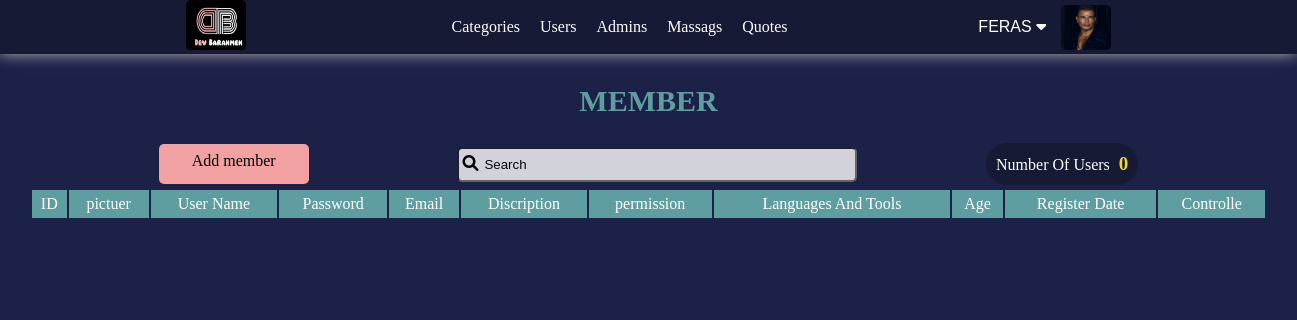
The page /admin/users.php (signed in) on the database as committed earlier.
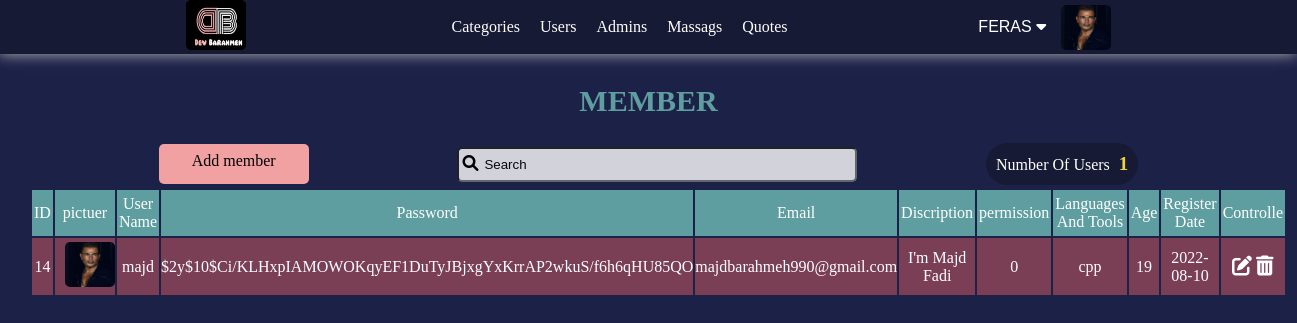
The same page on the database as committed later.
### tables this page shows
CREATE TABLE `users` (
  `IdUser` int(11) NOT NULL COMMENT 'Identify user number',
  `userName` char(255) NOT NULL,
  `password` varchar(255) NOT NULL,
  `email` varchar(255) NOT NULL,
  `fullName` varchar(255) NOT NULL,
  `aboutYou` varchar(255) NOT NULL,
  `langAndTools` varchar(255) NOT NULL,
  `permission` tinyint(11) NOT NULL,
  `age` tinyint(4) NOT NULL,
  `imageName` varchar(255) DEFAULT NULL,
  `dataRegister` date NOT NULL
);

### admin/init.php (called while the page is built, shortened)
<?php
    include("config.php");
    $tpl            = 'include/templates/';
    $css            = 'layout/backend.css';
    $commfilesCSS   = '../commonBetweenBackFront/css/';
    $commfilesImags =  '../commonBetweenBackFront/images/';
    $commfilesPHP   = '../commonBetweenBackFront/php/';
    include($commfilesPHP. 'functions.php');
    include($tpl . 'header.php');
    if (!function_exists('SetNav')) {
        function SetNav() {
            global $tpl;
            include($tpl . 'nav.php');
        }
    }

### admin/users.php (the view, shortened to what this page needs)
<?php
    include ('init.php');
    SetNav();
            ?>
            ?> <a href="dashbord.php" class="form-btn">Back</a> <?php
    function PrintDataUser() {
        $data = Queries::FromTable("*", 'users', "WHERE permission != 1");
        global $commfilesuploaded;
        foreach ($data as $info) {
            ?>
                <tr>
                    <td><?php echo $info['IdUser'] ?></td>
                    <td><?php Images::SetImg($commfilesuploaded. 'users/', $info['imageName'], 'profile-pictuer') ?></td>
                    <td><?php echo $info['userName'] ?></td>
                    <td class="long-text"><?php echo $info['password'] ?></td>
                    <td><?php echo $info['email'] ?></td>
                    <td><?php echo $info['aboutYou'] ?></td>
                    <td><?php echo $info['permission'] ?></td>
                    <td><?php echo $info['langAndTools'] ?></td>
                    <td><?php echo $info['age'] ?></td>
                    <td><?php echo $info['dataRegister'] ?></td>
                    <td>
                        <a href="users.php?actionMember=edit&IdUser=<?php echo $info['IdUser'] ?>" class="process-btn" data-hover="Edit"><i class="fa-solid fa-pen-to-square"></i></a>
                        <a href="users.php?actionMember=delete&IdUser=<?php echo $info['IdUser'] ?>" class="process-btn" data-hover="Delete" onclick="return Confirm()" ><i class="fa-solid fa-trash-can"></i></a>
                    </td>
                </tr>
            <?php
        }
    }
        ?>
        <?php
    function ShowUserStructuer() {
        ?>
            <h3 class="h-title">Member</h3>
            <div class="contanier-table">
                <div class="additions">
                    <a href="users.php?actionMember=add" class="form-btn add-member-in-users">Add member</a>
                    <div class="search">
                    <i class="fa-solid fa-magnifying-glass"></i>
                    <input type="search" value="Search" id="gsearch" name="gsearch">
                    </div>
                    <div class="number-users">
                        <span>Number Of Users</span> <span class="num"><?php echo  Queries::Counter("IdUser", 'users', "Where permission != 1") ?></span>
                    </div>
                </div>
                <table class="dashbord-show-users-table">
                    <thead>
                        <tr>
                            <td>ID</td>
                            <td>pictuer</td>
                            <td>User Name</td>
                            <td class="long-text">Password</td>
                            <td>Email</td>
                            <td>Discription</td>
                            <td>permission</td>
                            <td>Languages And Tools</td>
                            <td>Age</td>
                            <td>Register Date</td>
                            <td>Controlle</td>
                        </tr>
                    </thead>
                    <tbody>
                        <?php PrintDataUser() ?>
                    </tbody>
                </table>
            </div>
        <?php
    }
    function ControlledFunction() {
        switch (GetRequests::GetValueGet('actionMember')) {
            default:
                ShowUserStructuer();
                break;
        }
    }
    ControlledFunction();
    include ($tpl . 'footer.php');

### admin/include/templates/header.php (shortened to what this page needs)
<!DOCTYPE html>
<html lang="en">
    <head>
        <link rel="stylesheet" href="static\..\<?php echo $css ?>">
        <link rel="stylesheet" href="<?php echo $commfilesCSS?>navigationBar.css">
        <link rel="stylesheet" href="<?php echo  $commfilesCSS ?>globalEdit.css">
        <link rel="stylesheet" href="<?php echo  $commfilesCSS ?>all.min.css">
    </head>
    <body>

### admin/include/templates/nav.php (shortened to what this page needs)
<?php
    function NavStructer() {
        global $commfilesImags;
        global $commfilesuploaded;
        ?>
                <nav>
                    <div class="logo"><a href="dashbord.php"><img src="<?php echo $commfilesImags ?>logos/logo.jpg" alt="Logo"></a></div>
                    <div class="bar">
                        <ul>
                            <li><a href="#">Categories</a></li>
                            <li><a href="users.php">Users</a></li>
                            <li><a href="#">Admins</a></li>
                            <li><a href="#">Massags</a></li>
                            <li><a href="#">Quotes</a></li>
                        </ul>
                    </div>
                    <div class="options-user">
                        <?php Images::SetImg($commfilesuploaded.'users/', Images::GetNameImgFromDB('imageName', 'users', "Where IdUser = " .  Sessions::GetValueSessionDepKey('IdUser')), 'profile-pictuer') ?>
                        <div class="label-dropdown">
                            <div class="pull-right">
                                <div class="dropdown label-dropdown">
                                    <button onclick="myFunction()" class="dropbtn name-in-nav">
                                        <?php echo $_SESSION['adminName'] ?>  <i class="fa-solid fa-caret-down" aria-hidden="true"></i>
                                </div>
                            </div>
                        </div>
                    </div>
                </nav>
        <?php
    }
    NavStructer();

### commonBetweenBackFront/php/functions.php (shortened to what this page needs)
        ?> <div class="alert <?php echo $typeAlert?>"><?php echo $mass?></div> <?php
class Queries {
    public static function FromTable($filed='*', $table, $condition=NULL, $typeFetch = 'fetchAll', $ordered = null, $typeOrders = 'DESC', $limit = NULL) {
        global $db;
        if($ordered === null) {
            $stmt = $db->prepare("SELECT $filed FROM $table $condition $limit");
        }
        else
            $stmt = $db->prepare("SELECT $filed FROM $table $condition ORDER BY $ordered $typeOrders $limit");
        $stmt->execute();
        if ($typeFetch === 'fetchAll')
            $requerd = $stmt->fetchAll();
        elseif($typeFetch === 'fetch') {
            $requerd = $stmt->fetch();
        }
        return $requerd;
    }
    public static function Counter($columnName, $tableName, $where = NULL) {
        global $db;
        $stmt = $db->prepare("SELECT COUNT($columnName) FROM $tableName $where");
        $stmt->execute();
        $number = $stmt->fetch();
        if ($stmt->rowCount() > 0 ) {
            return $number[0];
        } else {
            echo "Random Nubmer";
        }
    }
}
class GetRequests {
    public static function IfGet() {
        if(! empty($_GET)) {
            return true;
        } else {
            return false;
        }
    }
}
class Images {
    public static function GetNameImgFromDB($nameCol, $nameTable , $where ) {
        return  Queries::FromTable($nameCol, $nameTable,  $where , 'fetch')['imageName'];
    }
    public static function SetImg($path, $nameImg, $class = NULL ) {
        global $commfilesImags;
        if ( ! empty ($nameImg)) {
            ?> <img src="<?php echo $path . $nameImg ?>" alt="Image" class="<?php echo $class ?>"> <?php
        } else {
            ?>  <img src="<?php echo $commfilesImags ?>/imagesProject/defaultImg.jpg" alt="Image" class="<?php echo $class ?>"> <?php
        }
    }
}

### admin/include/templates/footer.php (shortened to what this page needs)
</body>
</html>

### admin/layout/backend.css (style rules this page uses)
.contanier-table { display: grid; grid-template-columns: 30px 1fr 30px; grid-template-rows: 60px 1fr; width: 100%; }
.contanier-table .additions { grid-column-start: 2; grid-row-start: 1; margin-top: 15px; display: flex; align-items: center; justify-content: space-evenly; }
.contanier-table .additions .search { display: inline; }
.contanier-table .additions .search i { color: black; position: relative; left: 25px; }
.contanier-table .additions .search input { padding: 8px 25px; width: 400px; border-radius: 5px; outline: none; opacity: .8; }
.contanier-table .additions .number-users { background-color: var(--bbackground-color); padding: 10px; border-radius: 50px; transition: .2s ease-in-out; }
.contanier-table .additions .number-users span:nth-child(2) { font-weight: bold; font-size: 19px; margin: 0 0 0 5px; color: var(--assistant); }
.dashbord-show-users-table { grid-column: 2 / 3; grid-row-start: 2; }
.contanier-table .add-member-in-users { text-align: center; margin: 0 !important; background-color: #f1a1a1; }
.dashbord-show-users-table thead tr { background-color: var(--titels); padding: 10px; border-width: 0 1px; }
.dashbord-show-users-table thead tr td { padding: 5px 2px; text-align: center; }
.dashbord-show-users-table tbody { background-color: #ed646473; }
.dashbord-show-users-table tbody tr td { padding: 4px 0 4px 0; text-align: center; }
.dashbord-show-users-table tbody .process-btn { color: white; position: relative; font-size: 20px; }
.process-btn:before { content: attr(data-hover); visibility: hidden; opacity: 0; width: 80px; background-color: black; color: #fff; text-align: center; border-radius: 5px; padding: 5px 0; transition: opacity 1s ease-in-out; position: absolute; z-index: 1; left: -46%; top: 70%; }
.additions { height: fit-content; display: flex; align-items: center; justify-content: space-evenly; }
.additions a { text-align: center; }
.additions .search i { position: relative; left: 94%; color: black; z-index: 3; }
.additions .search input { padding: 8px 25px; width: 400px; border-radius: 5px; outline: none; opacity: .8; }

### commonBetweenBackFront/css/navigationBar.css (style rules this page uses)
nav { background-color: #161A34; display: flex; justify-content: space-evenly; align-items: center; box-shadow: -1px 0 14px #b9b7b7; }
.logo img { width: 60px; height: 50px; border-radius: 5px; }
nav ul { display: flex; justify-content: space-between; }
nav ul li { margin-left: 20px; transition: all 1s; }
nav ul li a { color: white; }
.options-user { display: flex; flex-direction: row-reverse; justify-content: center; align-items: center; }
.profile-pictuer { width: 50px; height: 45px; border-radius: 5px; margin-left: 10px; }
.name-in-nav { display: inline; text-transform: uppercase; font-size: 13px; }

### commonBetweenBackFront/css/globalEdit.css (style rules this page uses)
* { -moz-box-sizing: border-box; -webkit-box-sizing: border-box; box-sizing: border-box; padding: 0px; margin: 0px; }
:root { --main-color: #1C2148; --bbackground-color: #161A34; --assistant: #f3d33a; --titels: cadetblue; --sun-theam: white; --danger: #ed6464; --info: rgb(135, 222, 239); --success: rgb(147, 227, 147); --desine-one: #81ecec; }
html { scroll-behavior: smooth; }
body { background-color: #1C2148; color: var(--sun-theam); height: 85vh; }
ul { list-style: none; }
a { text-decoration: none; }
table { overflow: hidden; }
table tr td { vertical-align: middle !important; }
.dropbtn { color: var(--therd-color); padding: 5px; font-size: 16px; border: none; width: fit-content; height: auto; cursor: pointer; z-index: 1000; background-color: inherit; }
.dropdown { position: relative; display: inline-block; }
.h-title { text-align: center; margin-top: 20px; color: var(--titels); padding: 10px; border-radius: 10px; text-transform: uppercase; font-size: 30px; }
.form-btn { margin-top: 10px; padding: 8px; border-radius: 5px; background-color: var(--assistant); width: 150px; height: 40px; color: black; transition-duration: .2s; transition-timing-function: ease-in-out; border: none; outline: none; }

Rows that differ between the two databases and show on the page:
added users: IdUser "14", imageName (picture), userName "majd", password "$2y$10$Ci/KLHxpIAMOWOKqyEF1DuTyJBjxgYxKrrAP2wkuS/f6h6qHU85QO", email "majdbarahmeh990@gmail.com", aboutYou "I'm Majd Fadi", permission "0", langAndTools "cpp", age "19", dataRegister "2022-08-10"
Other text that changed with them:
Queries::Counter("IdUser", 'users', "Where permission != 1"): "0" → "1"
